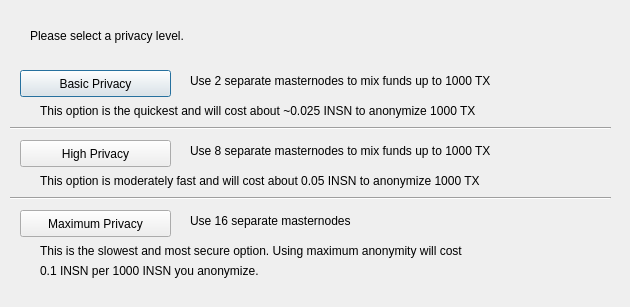
<?xml version="1.0" encoding="UTF-8"?>
<ui version="4.0">
 <class>DarksendConfig</class>
 <widget class="QDialog" name="DarksendConfig">
  <property name="geometry">
   <rect>
    <x>0</x>
    <y>0</y>
    <width>630</width>
    <height>307</height>
   </rect>
  </property>
  <property name="windowTitle">
   <string>Configure Darksend</string>
  </property>
  <widget class="QPushButton" name="buttonBasic">
   <property name="geometry">
    <rect>
     <x>20</x>
     <y>70</y>
     <width>151</width>
     <height>27</height>
    </rect>
   </property>
   <property name="text">
    <string>Basic Privacy</string>
   </property>
  </widget>
  <widget class="QPushButton" name="buttonHigh">
   <property name="geometry">
    <rect>
     <x>20</x>
     <y>140</y>
     <width>151</width>
     <height>27</height>
    </rect>
   </property>
   <property name="text">
    <string>High Privacy</string>
   </property>
  </widget>
  <widget class="QPushButton" name="buttonMax">
   <property name="geometry">
    <rect>
     <x>20</x>
     <y>210</y>
     <width>151</width>
     <height>27</height>
    </rect>
   </property>
   <property name="text">
    <string>Maximum Privacy</string>
   </property>
  </widget>
  <widget class="QLabel" name="label">
   <property name="geometry">
    <rect>
     <x>30</x>
     <y>20</y>
     <width>571</width>
     <height>31</height>
    </rect>
   </property>
   <property name="text">
    <string>Please select a privacy level.</string>
   </property>
  </widget>
  <widget class="QLabel" name="label_2">
   <property name="geometry">
    <rect>
     <x>190</x>
     <y>70</y>
     <width>421</width>
     <height>21</height>
    </rect>
   </property>
   <property name="text">
    <string>Use 2 separate masternodes to mix funds up to 1000 TX</string>
   </property>
  </widget>
  <widget class="QLabel" name="label_3">
   <property name="geometry">
    <rect>
     <x>190</x>
     <y>140</y>
     <width>411</width>
     <height>21</height>
    </rect>
   </property>
   <property name="text">
    <string>Use 8 separate masternodes to mix funds up to 1000 TX</string>
   </property>
  </widget>
  <widget class="QLabel" name="label_4">
   <property name="geometry">
    <rect>
     <x>190</x>
     <y>210</y>
     <width>421</width>
     <height>21</height>
    </rect>
   </property>
   <property name="text">
    <string>Use 16 separate masternodes</string>
   </property>
  </widget>
  <widget class="QLabel" name="label_6">
   <property name="geometry">
    <rect>
     <x>40</x>
     <y>100</y>
     <width>561</width>
     <height>21</height>
    </rect>
   </property>
   <property name="text">
    <string>This option is the quickest and will cost about ~0.025 INSN to anonymize 1000 TX</string>
   </property>
  </widget>
  <widget class="QLabel" name="label_7">
   <property name="geometry">
    <rect>
     <x>40</x>
     <y>170</y>
     <width>561</width>
     <height>21</height>
    </rect>
   </property>
   <property name="text">
    <string>This option is moderately fast and will cost about 0.05 INSN to anonymize 1000 TX</string>
   </property>
  </widget>
  <widget class="QLabel" name="label_8">
   <property name="geometry">
    <rect>
     <x>40</x>
     <y>240</y>
     <width>561</width>
     <height>21</height>
    </rect>
   </property>
   <property name="text">
    <string>This is the slowest and most secure option. Using maximum anonymity will cost</string>
   </property>
  </widget>
  <widget class="QLabel" name="label_9">
   <property name="geometry">
    <rect>
     <x>40</x>
     <y>260</y>
     <width>561</width>
     <height>21</height>
    </rect>
   </property>
   <property name="text">
    <string>0.1 INSN per 1000 INSN you anonymize.</string>
   </property>
  </widget>
  <widget class="Line" name="line">
   <property name="geometry">
    <rect>
     <x>10</x>
     <y>120</y>
     <width>601</width>
     <height>16</height>
    </rect>
   </property>
   <property name="orientation">
    <enum>Qt::Horizontal</enum>
   </property>
  </widget>
  <widget class="Line" name="line_2">
   <property name="geometry">
    <rect>
     <x>10</x>
     <y>190</y>
     <width>601</width>
     <height>16</height>
    </rect>
   </property>
   <property name="orientation">
    <enum>Qt::Horizontal</enum>
   </property>
  </widget>
 </widget>
 <resources/>
 <connections/>
</ui>
